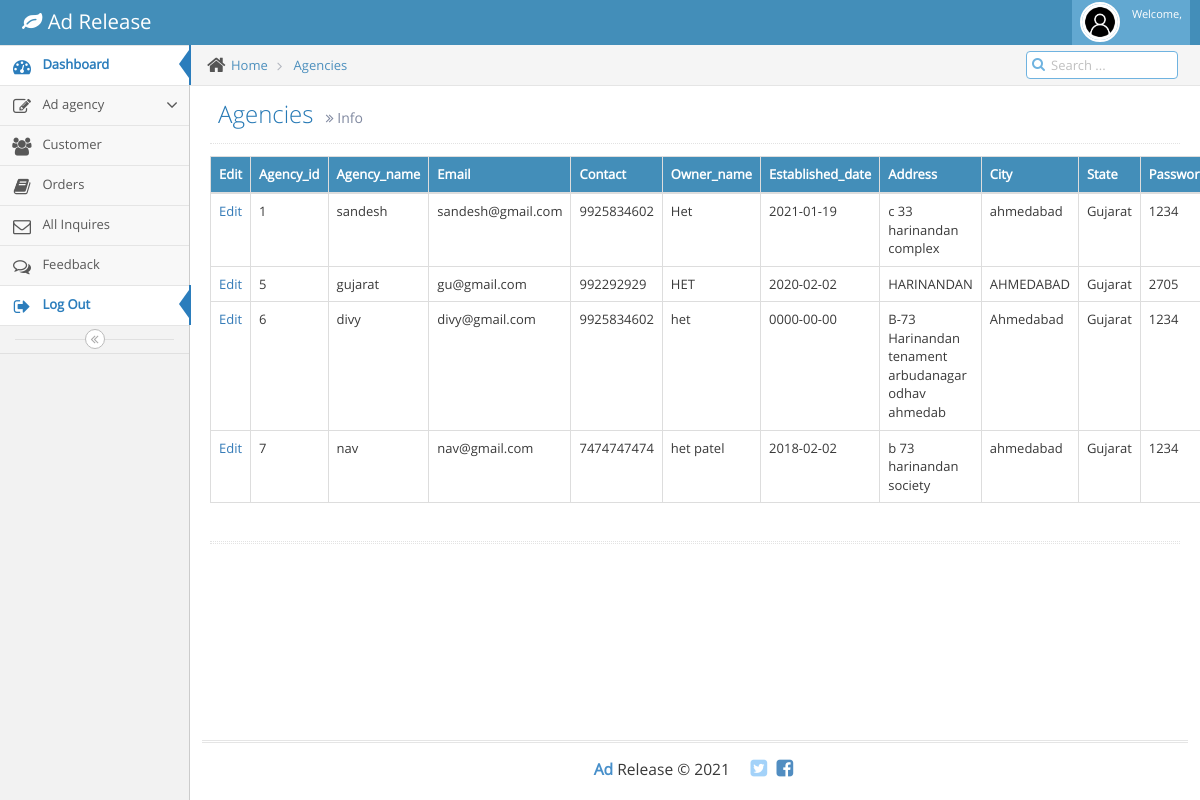
The app's page /admin/agencies.php with its own data.
### tables this page shows
CREATE TABLE `company` (
  `Agency_id` int(20) NOT NULL,
  `Agency_name` varchar(40) NOT NULL,
  `Email` varchar(50) NOT NULL,
  `Contact` bigint(10) NOT NULL,
  `Owner_name` varchar(40) NOT NULL,
  `Established_date` date NOT NULL,
  `Address` varchar(50) NOT NULL,
  `City` varchar(40) NOT NULL,
  `State` varchar(40) NOT NULL,
  `Request_date` date NOT NULL,
  `Password` varchar(40) NOT NULL,
  `Status` varchar(50) NOT NULL
);

### admin/agencies.php (the view, shortened to what this page needs)
<?php
include 'connection.php';
$result = $con->query("select * from company");
?>
<!DOCTYPE html>
<html lang="en">
	<head>
		<link rel="stylesheet" href="assets/css/bootstrap.min.css" />
		<link rel="stylesheet" href="assets/font-awesome/4.5.0/css/font-awesome.min.css" />
		<link rel="stylesheet" href="assets/css/ace.min.css" class="ace-main-stylesheet" id="main-ace-style" />
		<link rel="stylesheet" href="assets/css/ace-skins.min.css" />
		<link rel="stylesheet" href="assets/css/ace-rtl.min.css" />
	</head>
	<body class="no-skin">
		<?php include 'common/header.php';?>
		<div class="main-container ace-save-state" id="main-container">
			<?php include 'common/sidebar.php';?>
			<div class="main-content">
				<div class="main-content-inner">
					<div class="breadcrumbs ace-save-state" id="breadcrumbs">
						<ul class="breadcrumb">
							<li>
								<i class="ace-icon fa fa-home home-icon"></i>
								<a href="dashboard.php">Home</a>
							</li>
							<li>
								<a href="#">Agencies</a>
							</li>
						</ul>
						<div class="nav-search" id="nav-search">
							<form class="form-search">
								<span class="input-icon">
									<input type="text" placeholder="Search ..." class="nav-search-input" id="nav-search-input" autocomplete="off" />
									<i class="ace-icon fa fa-search nav-search-icon"></i>
								</span>
							</form>
						</div>
					</div>
					<div class="page-content">
						<div class="page-header">
							<h1>
								Agencies
								<small>
									<i class="ace-icon fa fa-angle-double-right"></i>
									Info
								</small>
							</h1>
						</div>
						<div class="row">
							<div class="col-xs-12">
								<div class="row">
									<div class="col-xs-12">
										<table id="simple-table" class="table  table-bordered table-hover">
											<thead style="">
												<tr style="color:;">
													<th>Edit</th>
													<th>Agency_id</th>
													<th>Agency_name</th>
													<th>Email</th>
													<th>Contact</th>
													<th>Owner_name</th>
													<th>Established_date</th>
													<th>Address</th>
													<th>City</th>
													<th>State</th>
													<th>Password</th>
												</tr>
											</thead>
											<tbody>
											<?php
												while ($row = $result->fetch_object())
											    {
													?>
														<tr>
															<td><a href="editagencies.php?editid=<?php echo $row->Agency_id;?>">Edit</a></td>
															<td><?php echo $row->Agency_id;?></td>
															<td><?php echo $row->Agency_name;?></td>
															<td><?php echo $row->Email;?></td>
															<td><?php echo $row->Contact;?></td>
															<td><?php echo $row->Owner_name;?></td>
															<td><?php echo $row->Established_date;?></td>
															<td><?php echo $row->Address;?></td>
															<td><?php echo $row->City;?></td>
															<td><?php echo $row->State;?></td>
															<td><?php echo $row->Password;?></td>
														</tr>
													<?php
												}
											?>
											</tbody>
										</table>
									</div>
								</div>
								<div class="hr hr-18 dotted hr-double"></div>
							</div>
						</div>
					</div>
				</div>
			</div>
			<?php include 'common/footer.php';?>
		</div>
	</body>
</html>

### admin/agencies.php (style rules this page uses)
th { background-color:#438EB9; color: white; }

### records on screen
company: Agency_id "1", Agency_name "sandesh", Email "sandesh@gmail.com", Contact "9925834602", Owner_name "Het", Established_date "2021-01-19", Address "c 33 harinandan complex", City "ahmedabad", State "Gujarat", Password "1234"
company: Agency_id "5", Agency_name "gujarat", Email "gu@gmail.com", Contact "992292929", Owner_name "HET", Established_date "2020-02-02", Address "HARINANDAN", City "AHMEDABAD", State "Gujarat", Password "2705"
company: Agency_id "6", Agency_name "divy", Email "divy@gmail.com", Contact "9925834602", Owner_name "het", Established_date "0000-00-00", Address "B-73 Harinandan tenament arbudanagar odhav ahmedab", City "Ahmedabad", State "Gujarat", Password "1234"
company: Agency_id "7", Agency_name "nav", Email "nav@gmail.com", Contact "7474747474", Owner_name "het patel", Established_date "2018-02-02", Address "b 73 harinandan society", City "ahmedabad", State "Gujarat", Password "1234"
